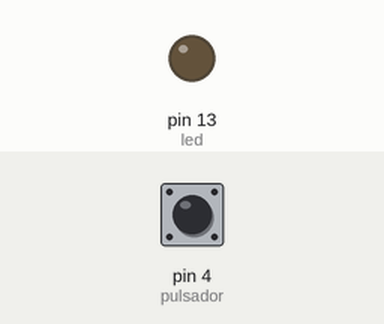
The sketch below on a simulated Arduino Uno, built with avr-gcc and run on an emulated ATmega328P. Parts: output pins drawn as LEDs (lit = HIGH). Inputs (shaded band) come from the test bench; at power-on: pin 4 (pulsador) LOW.

Above: at 1.2 s.
1.3 s: pin 4 (pulsador) pulled HIGH for 0.15 s
At 1.37 s:
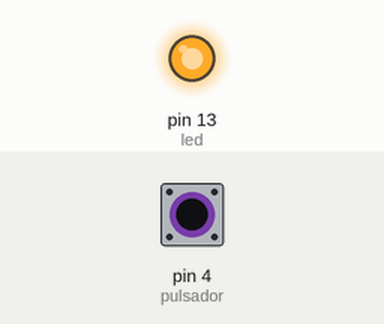
2.9 s: pin 4 (pulsador) pulled HIGH for 3.2 s
At 6.4 s:
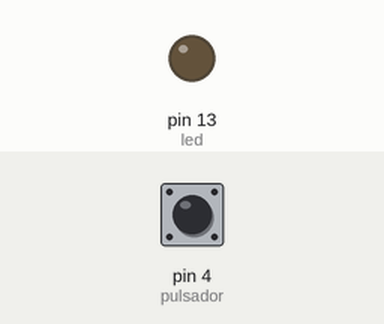
Timing chart, 0 to 7.9 s (numbered marks = the images above; inputs shaded):
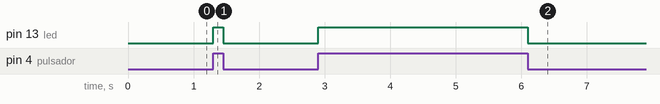

The sketch:

PULSADOR_Y_LED.ino
```cpp
/*
 * Autor: Calle Condori Rodrigo
 * -------Curso de Arduino básico e introducción a la comunicación Arduino Matlab----------
 * Organizado por SCEIEIE
 * El siguiente programa muestra el encendido de un led conectado al pin digital D13 mediante un pulsador
 * pull down conectado al pin digital D4
 */
#define led 13  //Define el pin digital D13 como led
#define pulsador  4 //Define el pin digital D4 como pulsador
void setup() {
  pinMode(led,OUTPUT);    //El pin led esta configurado para dar permiso para generar una señal
  pinMode(pulsador,INPUT);  //El pin pulsador está configurado para recibir una señal digital del exterior
}

void loop() {
  if(digitalRead(pulsador)==1){   //Pregunta si se presiono el pulsador, si le llega 1 lógico
    digitalWrite(led,HIGH);   //Si esta presionado, por tanto enciende el led
  }else{     //si no
    digitalWrite(led,LOW);  //El pin digital led esta apagado
  }
}
```

Measured:
- after the input at 1.3 s, pin 13 (led): LOW → HIGH at once, → LOW 0.15 s later
- after the input at 2.9 s, pin 13 (led): LOW → HIGH at once, → LOW 3.2 s later
